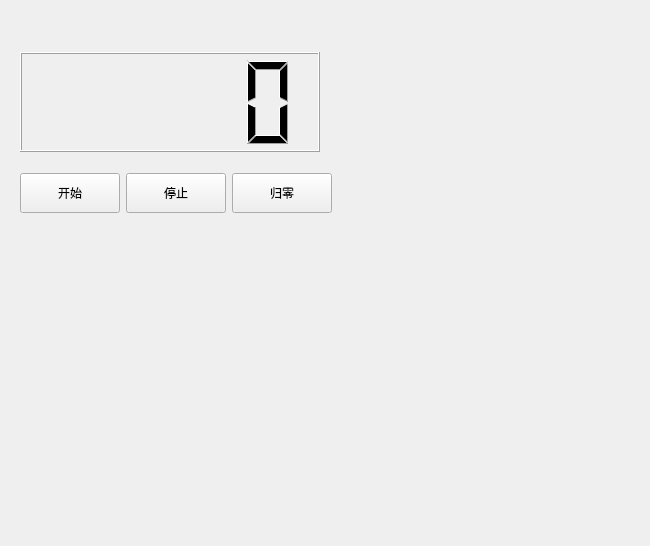
<?xml version="1.0" encoding="UTF-8"?>
<ui version="4.0">
 <class>Widget</class>
 <widget class="QWidget" name="Widget">
  <property name="geometry">
   <rect>
    <x>0</x>
    <y>0</y>
    <width>650</width>
    <height>546</height>
   </rect>
  </property>
  <property name="windowTitle">
   <string>Widget</string>
  </property>
  <widget class="QWidget" name="">
   <property name="geometry">
    <rect>
     <x>20</x>
     <y>50</y>
     <width>312</width>
     <height>165</height>
    </rect>
   </property>
   <layout class="QVBoxLayout" name="verticalLayout">
    <item>
     <widget class="QLCDNumber" name="lcdNumber">
      <property name="minimumSize">
       <size>
        <width>300</width>
        <height>100</height>
       </size>
      </property>
      <property name="maximumSize">
       <size>
        <width>300</width>
        <height>100</height>
       </size>
      </property>
     </widget>
    </item>
    <item>
     <spacer name="verticalSpacer">
      <property name="orientation">
       <enum>Qt::Orientation::Vertical</enum>
      </property>
      <property name="sizeType">
       <enum>QSizePolicy::Policy::Fixed</enum>
      </property>
      <property name="sizeHint" stdset="0">
       <size>
        <width>20</width>
        <height>13</height>
       </size>
      </property>
     </spacer>
    </item>
    <item>
     <layout class="QHBoxLayout" name="horizontalLayout">
      <item>
       <widget class="QPushButton" name="pushButtonStart">
        <property name="minimumSize">
         <size>
          <width>100</width>
          <height>40</height>
         </size>
        </property>
        <property name="maximumSize">
         <size>
          <width>100</width>
          <height>40</height>
         </size>
        </property>
        <property name="text">
         <string>开始</string>
        </property>
       </widget>
      </item>
      <item>
       <widget class="QPushButton" name="pushButtonPause">
        <property name="minimumSize">
         <size>
          <width>100</width>
          <height>40</height>
         </size>
        </property>
        <property name="maximumSize">
         <size>
          <width>100</width>
          <height>40</height>
         </size>
        </property>
        <property name="text">
         <string>停止</string>
        </property>
       </widget>
      </item>
      <item>
       <widget class="QPushButton" name="pushButtonSetZero">
        <property name="minimumSize">
         <size>
          <width>100</width>
          <height>40</height>
         </size>
        </property>
        <property name="maximumSize">
         <size>
          <width>100</width>
          <height>40</height>
         </size>
        </property>
        <property name="text">
         <string>归零</string>
        </property>
       </widget>
      </item>
     </layout>
    </item>
   </layout>
  </widget>
 </widget>
 <resources/>
 <connections/>
</ui>
